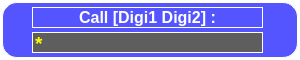
<?xml version="1.0" encoding="UTF-8"?>
<ui version="4.0">
 <class>Dialog</class>
 <widget class="QDialog" name="Dialog">
  <property name="geometry">
   <rect>
    <x>0</x>
    <y>0</y>
    <width>300</width>
    <height>60</height>
   </rect>
  </property>
  <property name="windowTitle">
   <string>Dialog</string>
  </property>
  <property name="styleSheet">
   <string notr="true">border-color: rgb(255, 255, 255);
background:transparent;
border-style: outset;
border-radius: 15px;
border-width: 1px;</string>
  </property>
  <widget class="QWidget" name="widget" native="true">
   <property name="geometry">
    <rect>
     <x>2</x>
     <y>2</y>
     <width>296</width>
     <height>56</height>
    </rect>
   </property>
   <property name="styleSheet">
    <string notr="true">background-color: rgba(85, 85, 255,255);
border-color: rgb(255, 255, 255);
border-style: outset;
border-radius: 15px;
border-width: 1px;</string>
   </property>
   <widget class="QLabel" name="label">
    <property name="geometry">
     <rect>
      <x>30</x>
      <y>5</y>
      <width>231</width>
      <height>21</height>
     </rect>
    </property>
    <property name="font">
     <font>
      <pointsize>12</pointsize>
      <weight>75</weight>
      <bold>true</bold>
     </font>
    </property>
    <property name="styleSheet">
     <string notr="true">color: rgb(255, 255, 255);</string>
    </property>
    <property name="text">
     <string>Call [Digi1 Digi2] :</string>
    </property>
    <property name="alignment">
     <set>Qt::AlignCenter</set>
    </property>
   </widget>
   <widget class="QLineEdit" name="lEConCallsign">
    <property name="geometry">
     <rect>
      <x>30</x>
      <y>30</y>
      <width>231</width>
      <height>21</height>
     </rect>
    </property>
    <property name="font">
     <font>
      <pointsize>14</pointsize>
      <weight>75</weight>
      <bold>true</bold>
     </font>
    </property>
    <property name="styleSheet">
     <string notr="true">background-color: rgb(94, 94, 94);
color: rgb(255, 255, 0);</string>
    </property>
    <property name="inputMask">
     <string/>
    </property>
    <property name="text">
     <string>*</string>
    </property>
    <property name="placeholderText">
     <string>&lt;callsign&gt;</string>
    </property>
   </widget>
  </widget>
 </widget>
 <resources/>
 <connections/>
</ui>
